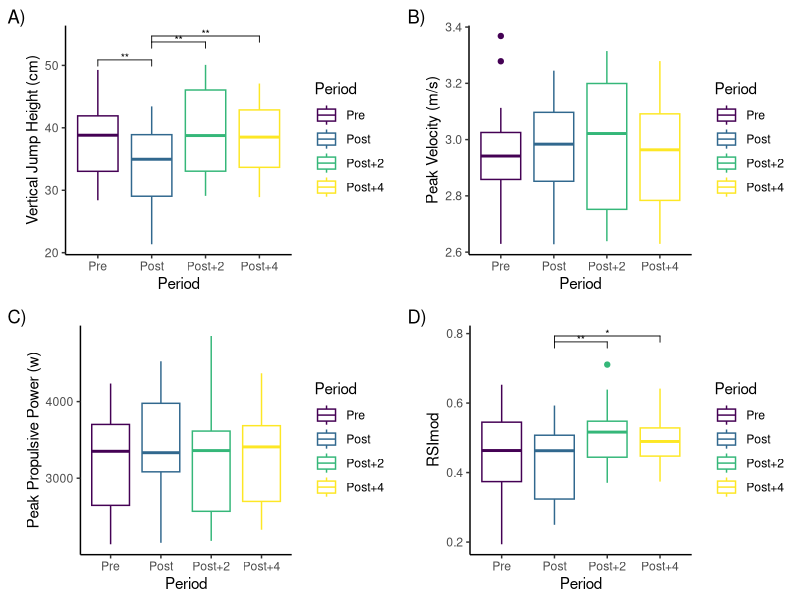
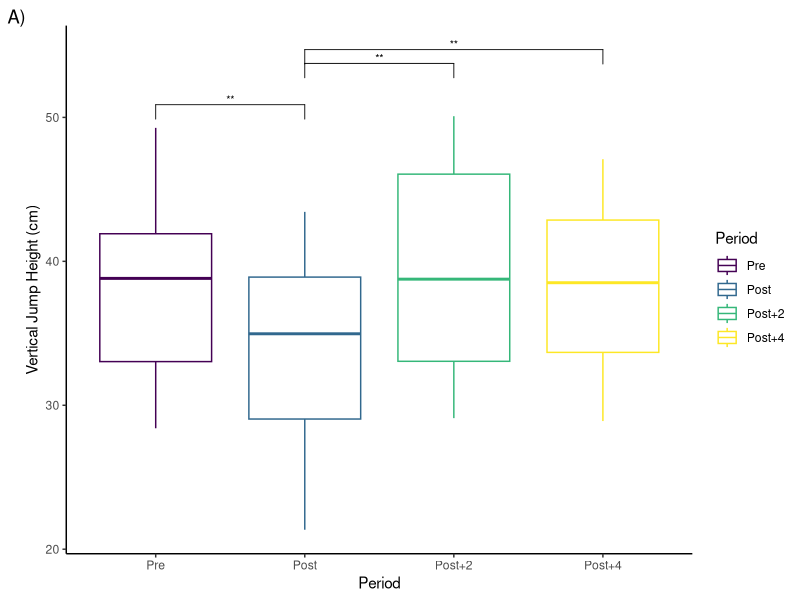
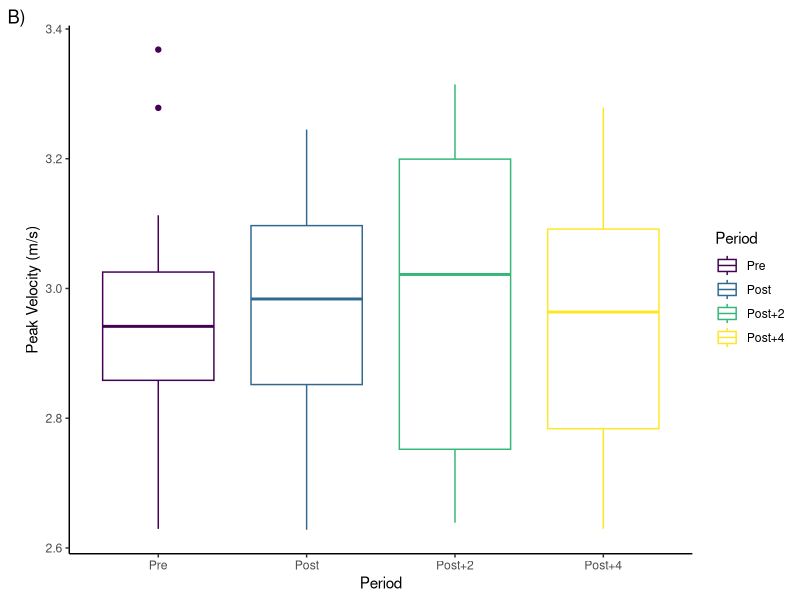
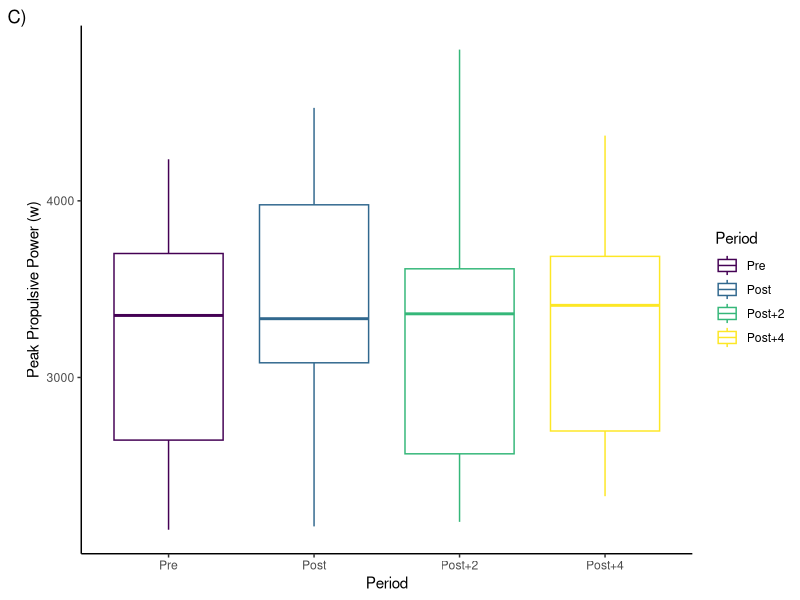
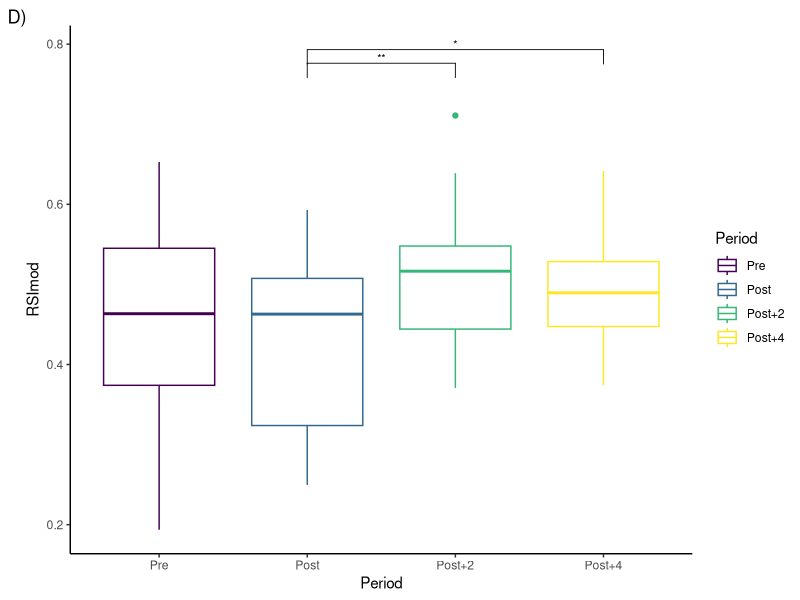
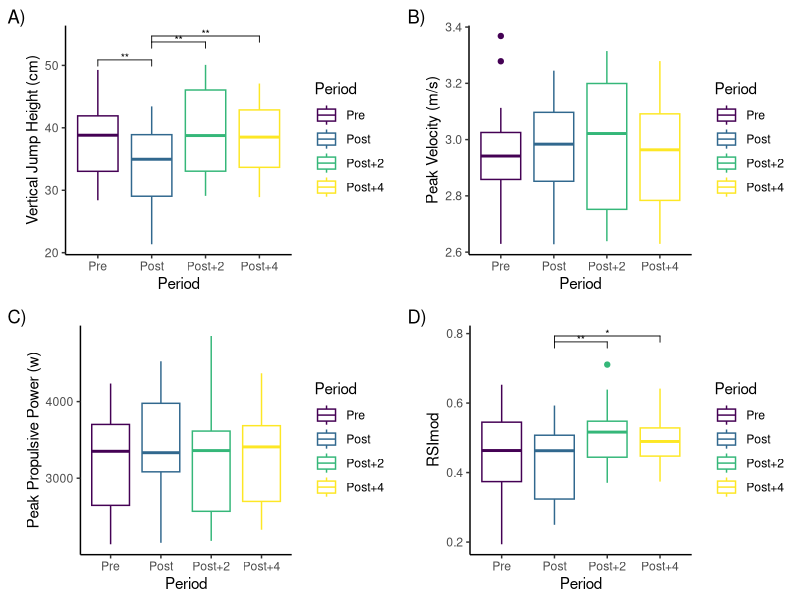

Recreate these plots in R, in order. (Note: this script raises an error after producing the figures.)
library(readxl)
Wushu <- read_excel("Wushu_Covid_open.xlsx", 
                               sheet = "Jump_Data")
View(Wushu )
attach(Wushu)
library(dplyr)

# Convert Period and Sex from characters to factor variables
Wushu$Period <- factor(Wushu$Period, 
                       levels = c("Pre","Post","Post+2","Post+4"))
Wushu$Period <- ordered(Wushu$Period, 
                       levels = c("Pre","Post","Post+2","Post+4"))
Wushu$Sex <- as.factor(Wushu$Sex)

# Descriptives
library(psych)
Wushu%>% describeBy(Period) 


#Statistical Analyzes and Plots
library(rstatix) #needed for normality and Repeated Measures Anova
#Normality test
Wushu %>% group_by(Period) %>% shapiro_test(JH)

# Repeated Measures Anova (within subjects) 
res.aov <- anova_test(data = Wushu, dv = JH, 
                      wid = ID, within = Period)

# Greenhouse-Geisser sphericity correction is automatically applied- 
#-through the Mauchly's Test for Sphericity 
get_anova_table(res.aov)

# Post-hoc pairwise comparisons Holms-Bonferroni correction
pwc <- Wushu %>%
  pairwise_t_test(JH ~ Period, paired = TRUE, 
                  p.adjust.method = "none")
pwc

#Plots
library(ggplot2)
library(ggpubr)
# Add position for p values in boxplot
pwc <- pwc %>% add_xy_position(x = "Period")
# Boxplot of Vertical Jump Height
p_a <- ggplot(Wushu, aes(x = Period,  y = JH, color = Period)) + 
  geom_boxplot() + theme_classic() +
  labs(y = "Vertical Jump Height (cm)", tag = "A)") +
  stat_pvalue_manual(pwc,size = 2.8, hide.ns = TRUE) 
#Save Plot
ggsave("VJH.png")



# Replication of the RM test and plots for Peak Velocity

#Normality Test
Wushu %>% group_by(Period) %>% shapiro_test(peak_velocity)
# Repeated Measures Anova (within subjects) 
res.aov <- anova_test(data = Wushu, dv = peak_velocity, 
                      wid = ID, within = Period)
get_anova_table(res.aov)

#Post-hoc pairwise comparisons
pwc <- Wushu %>%
  pairwise_t_test(peak_velocity ~ Period, paired = TRUE, 
                  p.adjust.method = "none")
pwc

# Boxplot 
pwc <- pwc %>% add_xy_position(x = "Period")
p_b <- ggplot(Wushu, aes(x = Period,  y = peak_velocity, color = Period)) + 
  geom_boxplot() + theme_classic() +
  labs(y = "Peak Velocity (m/s)", tag = "B)") +
  stat_pvalue_manual(pwc,size = 2.8,hide.ns = TRUE) 
#Save Plot
ggsave("Peak_Velocity.png")


#Replication of Test for Peak Propulsive Power

#Normality Test
Wushu %>% group_by(Period) %>% shapiro_test(power_max)
# Repeated Measures Anova (within subjects)
res.aov <- anova_test(data = Wushu, dv = power_max, 
                      wid = ID, within = Period)
get_anova_table(res.aov)

#Post-hoc pairwise comparisons
pwc <- Wushu %>%
  pairwise_t_test(power_max ~ Period, paired = TRUE, 
                  p.adjust.method = "none")
pwc

# Boxplot 
pwc <- pwc %>% add_xy_position(x = "Period")
p_c <- ggplot(Wushu, aes(x = Period,  y = power_max, color = Period)) + 
  geom_boxplot() + theme_classic() +
  labs(y = "Peak Propulsive Power (w)", tag = "C)") +
  stat_pvalue_manual(pwc,size = 2.8,hide.ns = TRUE) 
#Save Plot
ggsave("Peak_Propulsive_Power.png")


# RSImod

#Normality Test
Wushu %>% group_by(Period) %>% shapiro_test(RSImodified)
# Repeated Measures Anova (within subjects)
res.aov <- anova_test(data = Wushu, dv = RSImodified, 
                      wid = ID, within = Period)
get_anova_table(res.aov)

#Post-hoc pairwise comparisons
pwc <- Wushu %>%
  pairwise_t_test(RSImodified ~ Period, paired = TRUE, 
                  p.adjust.method = "none")
pwc

# Boxplot 
pwc <- pwc %>% add_xy_position(x = "Period")
p_d <- ggplot(Wushu, aes(x = Period,  y = RSImodified, color = Period)) + 
  geom_boxplot() + theme_classic() +
  labs( y = "RSImod", tag = "D)") +
  stat_pvalue_manual(pwc,size = 2.8,hide.ns = TRUE) 
#Save Plot
ggsave("RSImod.png")

ggarrange(p_a, p_b, p_c, p_d, widths = c(2,2))
ggsave("all_plots.png")


# Reliability
Reliability <- read_excel("Wushu_Covid_open.xlsx", 
                    sheet = "Reliability")
View(Reliability)
attach(Reliability)
Reliability <- subset(Reliability, select = c("JH_1","JH_2","JH_3"))
ICC(Reliability)
